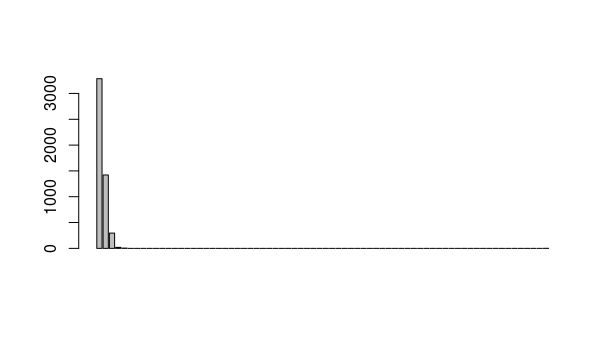

Generate this figure with R:
dataset <- read.table("/home/agrup/Escritorio/Unlu/2017-2do/Masivas/tp03/ds/encuesta_universitaria.csv", header=TRUE, 
                      sep=",")
BindeqAncho<-function(Datos,ab){
  datatime<- sort(Datos)
  max=max(datatime)
  min=min(datatime)
  rango = max-min
  j=1
  #rango=length(datatime)
  #nl=round(rango/ab)
  c=0
  cb = round(rango/ab)
  aux<-0
  a=min
  b=min+ab
  for(i in 1 :cb){
    while ( (datatime[j] <= b) & (j <= length(datatime) )){
    c=c+1
    j=j+1
    }
    aux[i]<-c
    c=0
    a=b
    b=b+ab
  }

  return(aux)
}

barplot(BindeqAncho(dataset$Tiempo_Traslado,50))
